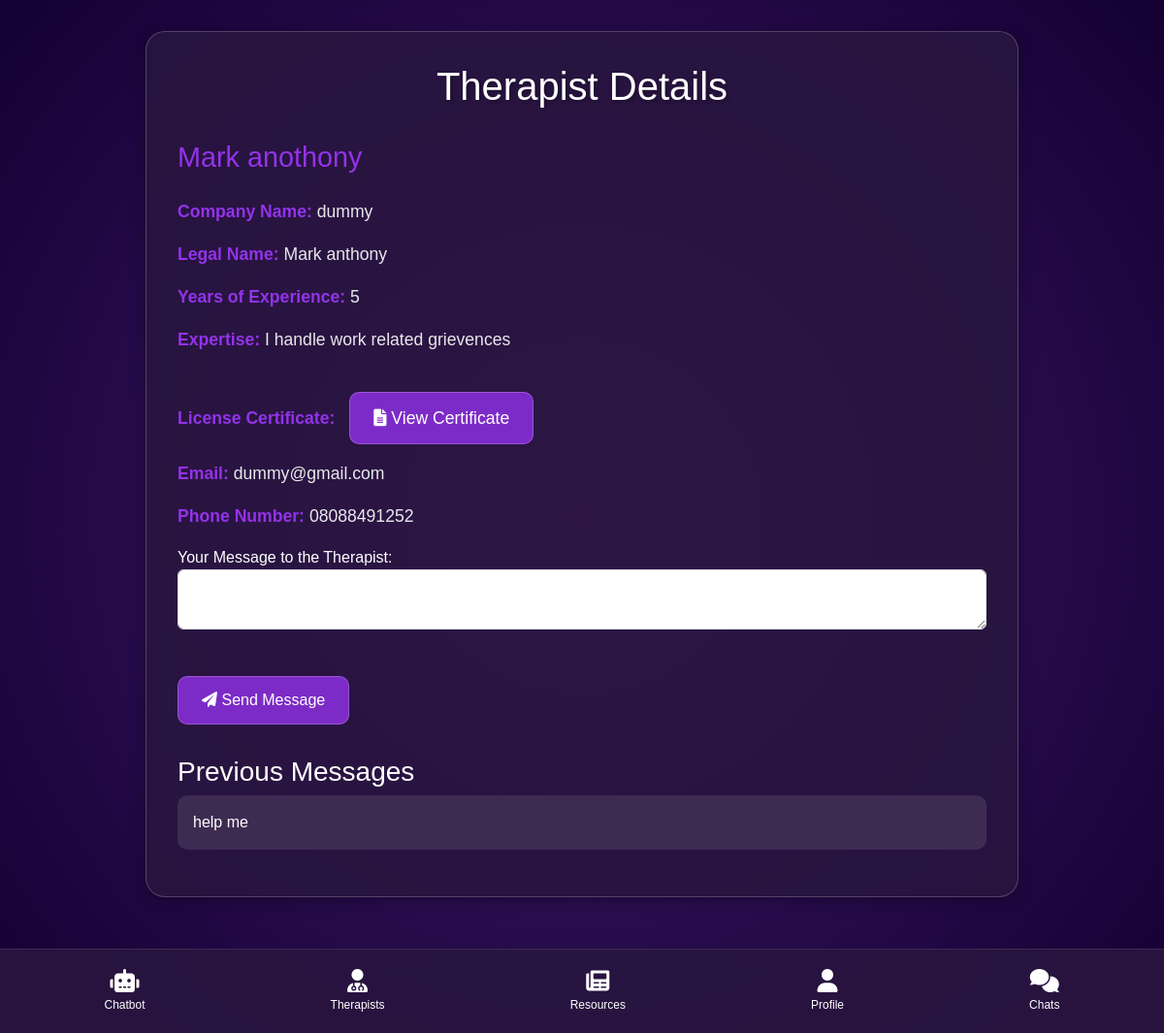
/user/therapist/4/ (signed in), run on an earlier commit of the app's database.
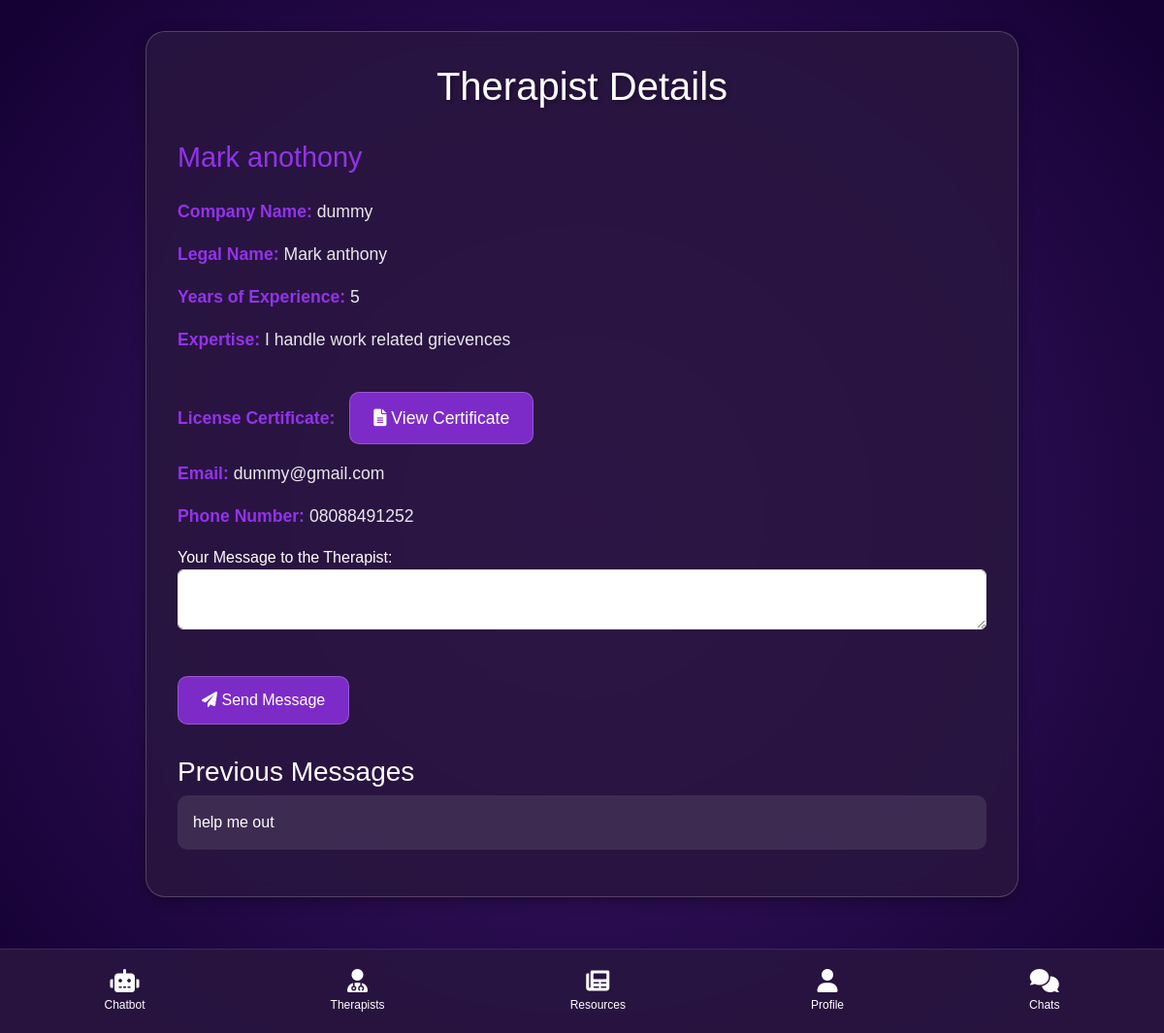
And on a later commit of the database.
### user_management/models.py (models this page shows)
class Ping(models.Model):
    therapist = models.ForeignKey(Therapist, on_delete=models.CASCADE, related_name='pings')
    user = models.ForeignKey(CustomUser, on_delete=models.CASCADE, related_name='pinged_therapists')
    timestamp = models.DateTimeField(auto_now_add=True)
    message = models.TextField(blank=True, null=True)
    last_message = models.DateTimeField(auto_now=True)
    class Meta:
        unique_together = ('therapist', 'user')

### user_management/views.py (the view, shortened to what this page needs)
# urls.py: path('therapist/<int:therapist_id>/', therapist_detail, name='therapist_detail'),
@login_required
def therapist_detail(request, therapist_id):
    therapist = get_object_or_404(Therapist, pk=therapist_id)
    return render(request, 'user_management/therapist_detail.html', {'therapist': therapist})

### user_management/templates/user_management/therapist_detail.html (shortened to what this page needs)
{% extends 'user_management/base_with_nav.html' %}
{% block content %}
<div class="therapist-detail">
    <div class="detail-info">
        <h1>Therapist Details</h1>
        <h2>{{ therapist.name }}</h2>
        <p><strong>Company Name:</strong> {{ therapist.user.company_name }}</p>
        <p><strong>Legal Name:</strong> {{ therapist.user.legal_name }}</p>
        <p><strong>Years of Experience:</strong> {{ therapist.years_of_experience }}</p>
        <p><strong>Expertise:</strong> {{ therapist.expertise }}</p>
        <p><strong>License Certificate:</strong>
            <a href="{{ therapist.license_certificate.url }}" target="_blank" class="btn-ping" style="margin-left: 10px;">
                <i class="fas fa-file-alt mr-2"></i> View Certificate
            </a>
        </p>
        <p><strong>Email:</strong> {{ therapist.user.email }}</p>
        <p><strong>Phone Number:</strong> {{ therapist.user.phone_number }}</p>
        <form method="post" action="{% url 'therapist_detail' therapist.id %}">
            <div class="form-group">
                <label for="message">Your Message to the Therapist:</label>
                <textarea name="message" id="message" class="form-control" required></textarea>
            </div>
            <button type="submit" name="ping" class="btn-ping">
                <i class="fas fa-paper-plane mr-2"></i> Send Message
            </button>
        </form>
        {% if therapist.pings.all %}
        <div class="message-list">
            <h3>Previous Messages</h3>
            <ul>
                {% for ping in therapist.pings.all %}
                <li>{{ ping.message }}</li>
                {% endfor %}
            </ul>
        </div>
        {% endif %}
    </div>
</div>
{% endblock %}

What changed in the data, as far as the page shows it:
changed Ping: message "help me" → "help me out"
